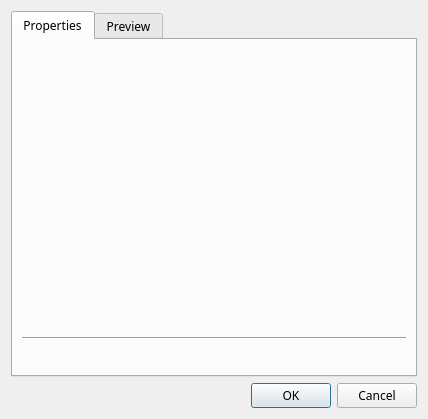
<?xml version="1.0" encoding="UTF-8"?>
<ui version="4.0">
 <class>Dialog</class>
 <widget class="QDialog" name="Dialog">
  <property name="geometry">
   <rect>
    <x>0</x>
    <y>0</y>
    <width>426</width>
    <height>408</height>
   </rect>
  </property>
  <property name="font">
   <font>
    <family>Arial Rounded MT Bold</family>
   </font>
  </property>
  <layout class="QVBoxLayout" name="DialogLayout">
   <item>
    <widget class="QTabWidget" name="tabWidget">
     <property name="currentIndex">
      <number>0</number>
     </property>
     <widget class="QWidget" name="propertiesTab">
      <attribute name="title">
       <string>Properties</string>
      </attribute>
      <layout class="QVBoxLayout" name="propertiesTabLayout">
       <item>
        <widget class="QWidget" name="videoWidgetPlaceholder" native="true">
         <property name="minimumSize">
          <size>
           <width>384</width>
           <height>282</height>
          </size>
         </property>
         <layout class="QVBoxLayout" name="videoWidgetPlaceholderLayout">
          <property name="leftMargin">
           <number>0</number>
          </property>
          <property name="topMargin">
           <number>0</number>
          </property>
          <property name="rightMargin">
           <number>0</number>
          </property>
          <property name="bottomMargin">
           <number>0</number>
          </property>
         </layout>
        </widget>
       </item>
       <item>
        <widget class="Line" name="line">
         <property name="orientation">
          <enum>Qt::Horizontal</enum>
         </property>
        </widget>
       </item>
       <item>
        <widget class="QWidget" name="formInfoArea" native="true">
         <layout class="QFormLayout" name="formInfoAreaLayout">
          <property name="horizontalSpacing">
           <number>30</number>
          </property>
         </layout>
        </widget>
       </item>
      </layout>
     </widget>
     <widget class="QWidget" name="previewTab">
      <attribute name="title">
       <string>Preview</string>
      </attribute>
      <layout class="QVBoxLayout" name="previewTabLayout">
       <item>
        <widget class="QWidget" name="previewVideoWidgetPlaceholder" native="true">
         <property name="minimumSize">
          <size>
           <width>384</width>
           <height>216</height>
          </size>
         </property>
         <layout class="QVBoxLayout" name="previewVideoWidgetPlaceholderLayout">
          <property name="leftMargin">
           <number>0</number>
          </property>
          <property name="topMargin">
           <number>0</number>
          </property>
          <property name="rightMargin">
           <number>0</number>
          </property>
          <property name="bottomMargin">
           <number>0</number>
          </property>
         </layout>
        </widget>
       </item>
       <item>
        <widget class="QToolButton" name="saveImageButton">
         <property name="sizePolicy">
          <sizepolicy hsizetype="Preferred" vsizetype="Fixed">
           <horstretch>0</horstretch>
           <verstretch>0</verstretch>
          </sizepolicy>
         </property>
         <property name="minimumSize">
          <size>
           <width>80</width>
           <height>30</height>
          </size>
         </property>
         <property name="text">
          <string>Save</string>
         </property>
        </widget>
       </item>
       <item>
        <widget class="QWidget" name="urlArea" native="true">
         <property name="sizePolicy">
          <sizepolicy hsizetype="Preferred" vsizetype="Fixed">
           <horstretch>0</horstretch>
           <verstretch>0</verstretch>
          </sizepolicy>
         </property>
         <layout class="QHBoxLayout" name="urlAreaLayout">
          <property name="leftMargin">
           <number>0</number>
          </property>
          <property name="rightMargin">
           <number>0</number>
          </property>
          <item>
           <widget class="QLabel" name="urlLabel">
            <property name="sizePolicy">
             <sizepolicy hsizetype="Fixed" vsizetype="Preferred">
              <horstretch>0</horstretch>
              <verstretch>0</verstretch>
             </sizepolicy>
            </property>
            <property name="text">
             <string>Embed URL:</string>
            </property>
           </widget>
          </item>
          <item>
           <widget class="QLineEdit" name="urlData">
            <property name="sizePolicy">
             <sizepolicy hsizetype="Preferred" vsizetype="Fixed">
              <horstretch>0</horstretch>
              <verstretch>0</verstretch>
             </sizepolicy>
            </property>
            <property name="readOnly">
             <bool>true</bool>
            </property>
           </widget>
          </item>
          <item>
           <widget class="QToolButton" name="copyUrlButton">
            <property name="sizePolicy">
             <sizepolicy hsizetype="Fixed" vsizetype="Fixed">
              <horstretch>0</horstretch>
              <verstretch>0</verstretch>
             </sizepolicy>
            </property>
            <property name="minimumSize">
             <size>
              <width>50</width>
              <height>30</height>
             </size>
            </property>
            <property name="text">
             <string>Copy</string>
            </property>
           </widget>
          </item>
          <item>
           <widget class="QToolButton" name="openUrlButton">
            <property name="sizePolicy">
             <sizepolicy hsizetype="Fixed" vsizetype="Fixed">
              <horstretch>0</horstretch>
              <verstretch>0</verstretch>
             </sizepolicy>
            </property>
            <property name="minimumSize">
             <size>
              <width>50</width>
              <height>30</height>
             </size>
            </property>
            <property name="text">
             <string>Open</string>
            </property>
           </widget>
          </item>
         </layout>
        </widget>
       </item>
      </layout>
     </widget>
    </widget>
   </item>
   <item>
    <widget class="QDialogButtonBox" name="buttonBox">
     <property name="orientation">
      <enum>Qt::Horizontal</enum>
     </property>
     <property name="standardButtons">
      <set>QDialogButtonBox::Cancel|QDialogButtonBox::Ok</set>
     </property>
    </widget>
   </item>
  </layout>
 </widget>
 <resources/>
 <connections>
  <connection>
   <sender>buttonBox</sender>
   <signal>accepted()</signal>
   <receiver>Dialog</receiver>
   <slot>accept()</slot>
   <hints>
    <hint type="sourcelabel">
     <x>248</x>
     <y>254</y>
    </hint>
    <hint type="destinationlabel">
     <x>157</x>
     <y>274</y>
    </hint>
   </hints>
  </connection>
  <connection>
   <sender>buttonBox</sender>
   <signal>rejected()</signal>
   <receiver>Dialog</receiver>
   <slot>reject()</slot>
   <hints>
    <hint type="sourcelabel">
     <x>316</x>
     <y>260</y>
    </hint>
    <hint type="destinationlabel">
     <x>286</x>
     <y>274</y>
    </hint>
   </hints>
  </connection>
 </connections>
</ui>
